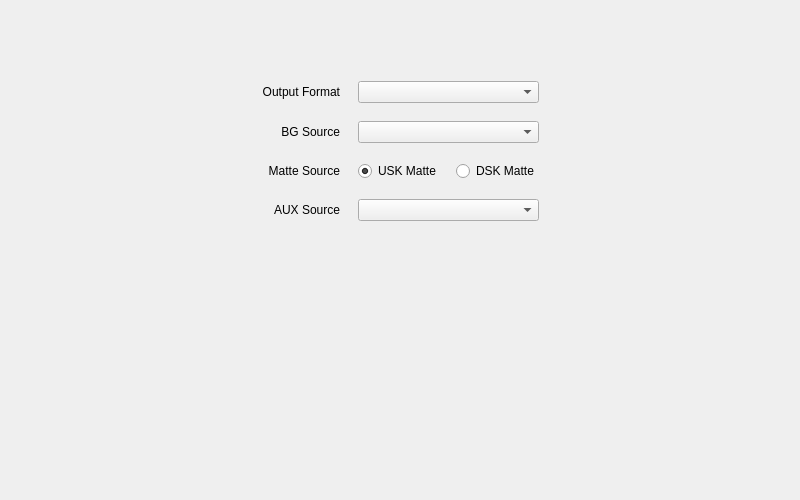
<?xml version="1.0" encoding="UTF-8"?>
<ui version="4.0">
 <class>CUE01_Source_Form</class>
 <widget class="QWidget" name="CUE01_Source_Form">
  <property name="geometry">
   <rect>
    <x>0</x>
    <y>0</y>
    <width>800</width>
    <height>500</height>
   </rect>
  </property>
  <property name="windowTitle">
   <string>Form</string>
  </property>
  <layout class="QVBoxLayout" name="verticalLayout">
   <item>
    <spacer name="verticalSpacer">
     <property name="orientation">
      <enum>Qt::Vertical</enum>
     </property>
     <property name="sizeType">
      <enum>QSizePolicy::Maximum</enum>
     </property>
     <property name="sizeHint" stdset="0">
      <size>
       <width>20</width>
       <height>70</height>
      </size>
     </property>
    </spacer>
   </item>
   <item>
    <layout class="QHBoxLayout" name="horizontalLayout_2">
     <item>
      <spacer name="horizontalSpacer">
       <property name="orientation">
        <enum>Qt::Horizontal</enum>
       </property>
       <property name="sizeHint" stdset="0">
        <size>
         <width>40</width>
         <height>20</height>
        </size>
       </property>
      </spacer>
     </item>
     <item>
      <layout class="QGridLayout" name="gridLayout">
       <property name="spacing">
        <number>18</number>
       </property>
       <item row="3" column="0">
        <widget class="QLabel" name="label_3">
         <property name="text">
          <string>AUX Source</string>
         </property>
         <property name="alignment">
          <set>Qt::AlignRight|Qt::AlignTrailing|Qt::AlignVCenter</set>
         </property>
        </widget>
       </item>
       <item row="1" column="1">
        <widget class="CustomComboBox" name="comboBox_bg_source"/>
       </item>
       <item row="2" column="1">
        <widget class="QWidget" name="radio_widget" native="true">
         <layout class="QHBoxLayout" name="horizontalLayout">
          <property name="spacing">
           <number>15</number>
          </property>
          <property name="leftMargin">
           <number>0</number>
          </property>
          <property name="topMargin">
           <number>0</number>
          </property>
          <property name="rightMargin">
           <number>0</number>
          </property>
          <property name="bottomMargin">
           <number>0</number>
          </property>
          <item>
           <widget class="QRadioButton" name="radioButton_usk">
            <property name="text">
             <string>USK Matte</string>
            </property>
            <property name="checked">
             <bool>true</bool>
            </property>
           </widget>
          </item>
          <item>
           <widget class="QRadioButton" name="radioButton_dsk">
            <property name="text">
             <string>DSK Matte</string>
            </property>
           </widget>
          </item>
         </layout>
        </widget>
       </item>
       <item row="1" column="0">
        <widget class="QLabel" name="label">
         <property name="text">
          <string>BG Source</string>
         </property>
         <property name="alignment">
          <set>Qt::AlignRight|Qt::AlignTrailing|Qt::AlignVCenter</set>
         </property>
        </widget>
       </item>
       <item row="2" column="0">
        <widget class="QLabel" name="label_2">
         <property name="text">
          <string>Matte Source</string>
         </property>
         <property name="alignment">
          <set>Qt::AlignRight|Qt::AlignTrailing|Qt::AlignVCenter</set>
         </property>
        </widget>
       </item>
       <item row="3" column="1">
        <widget class="CustomComboBox" name="comboBox_aux_source"/>
       </item>
       <item row="0" column="1">
        <widget class="CustomComboBox" name="comboBox_output_format"/>
       </item>
       <item row="0" column="0">
        <widget class="QLabel" name="label_4">
         <property name="text">
          <string>Output Format</string>
         </property>
         <property name="alignment">
          <set>Qt::AlignRight|Qt::AlignTrailing|Qt::AlignVCenter</set>
         </property>
        </widget>
       </item>
      </layout>
     </item>
     <item>
      <spacer name="horizontalSpacer_2">
       <property name="orientation">
        <enum>Qt::Horizontal</enum>
       </property>
       <property name="sizeHint" stdset="0">
        <size>
         <width>40</width>
         <height>20</height>
        </size>
       </property>
      </spacer>
     </item>
    </layout>
   </item>
   <item>
    <spacer name="verticalSpacer_2">
     <property name="orientation">
      <enum>Qt::Vertical</enum>
     </property>
     <property name="sizeType">
      <enum>QSizePolicy::Expanding</enum>
     </property>
     <property name="sizeHint" stdset="0">
      <size>
       <width>20</width>
       <height>254</height>
      </size>
     </property>
    </spacer>
   </item>
  </layout>
 </widget>
 <customwidgets>
  <customwidget>
   <class>CustomComboBox</class>
   <extends>QComboBox</extends>
   <header>src.components.CustomComboBox</header>
  </customwidget>
 </customwidgets>
 <resources/>
 <connections/>
</ui>
